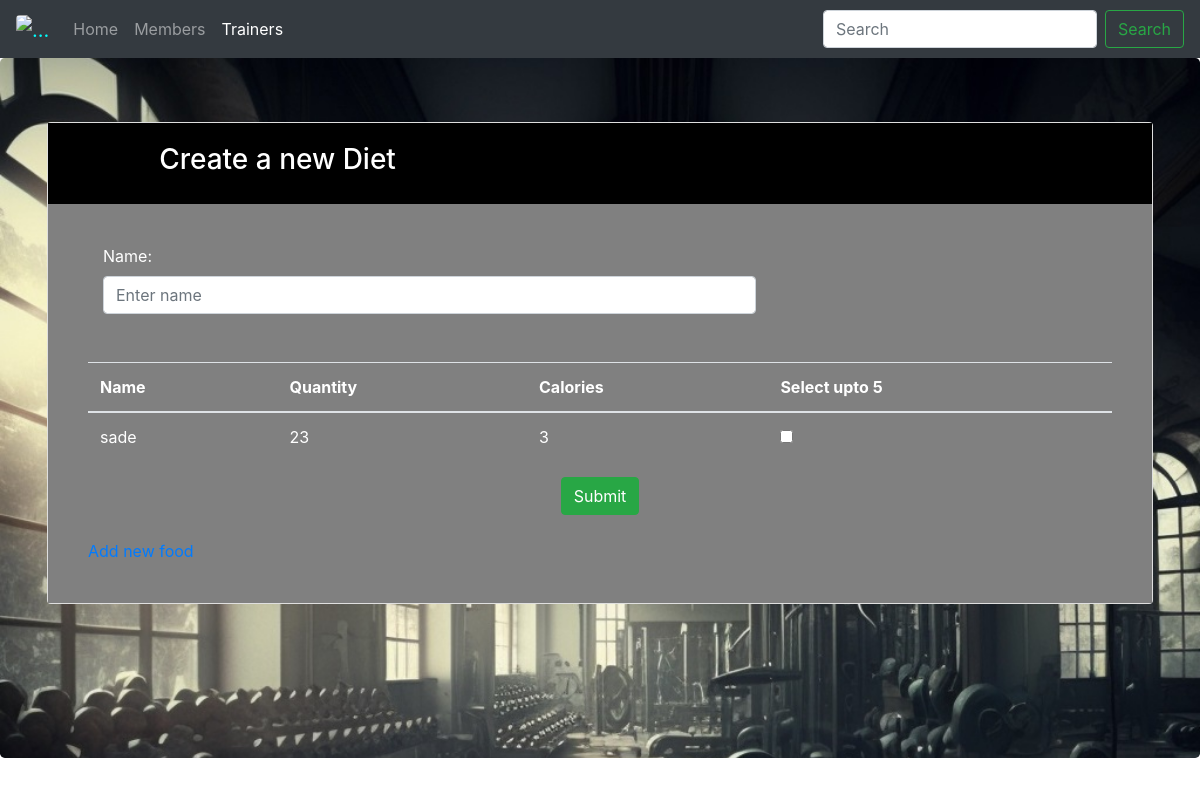
Screenshot of /project/dietcr.php with the database file from the repository.
### tables this page shows
CREATE TABLE IF NOT EXISTS `food` (
  `eid` int(11) NOT NULL AUTO_INCREMENT,
  `e_name` varchar(21) NOT NULL,
  `sets` int(11) NOT NULL,
  `reps` int(11) NOT NULL,
  PRIMARY KEY (`eid`)
);

### project/dietcr.php (the view, shortened to what this page needs)
<!DOCTYPE html>
<html>
<head>
	 <link rel="stylesheet" href="https://maxcdn.bootstrapcdn.com/bootstrap/4.0.0-beta/css/bootstrap.min.css">
</head>
<body>
    <nav class="navbar navbar-expand-lg navbar-dark bg-dark">
  <a class="navbar-brand" href="admin-panel.php" style="color: cyan"> <img  class="rounded" alt="..." src="images/logo.jpg" width="30px"></a>
  <div class="collapse navbar-collapse" id="navbarSupportedContent">
    <ul class="navbar-nav mr-auto">
      <li class="nav-item ">
        <a class="nav-link" href="admin-panel.php">Home <span class="sr-only">(current)</span></a>
      </li>
      <li class="nav-item">
        <a class="nav-link" href="member_details.php">Members</a>
      </li>
      <li class="nav-item active">
        <a class="nav-link" href="Trainer.php">Trainers</a>
      </li>
    </ul>
    <form class="form-inline my-2 my-lg-0">
      <input class="form-control mr-sm-2" type="search" placeholder="Search" aria-label="Search">
      <button class="btn btn-outline-success my-2 my-sm-0" type="submit">Search</button>
    </form>
  </div>
</nav>
<div class="jumbotron" style="background: url('images/2.jpg') no-repeat;background-size: cover;height: 700px;">
 <div class="container">
<div class="card">
     <div class="card-body" style="background-color:black;color:white;">
         <div class="row">
             <div class="col-md-1">
             </div>
             <div class="col-md-3"><h3> Create a new Diet</h3></div>
             <div class="col-md-8">
                 </div></div></div></div>
     <div class="card-body" style="background-color:grey;color:#ffffff;">
         <div class="card-body">
    <table class="table table-hover">
        <thead>
     <tr>
            <th>Name</th>
            <th>Quantity</th>
            <th>Calories</th>
						<th>Select upto 5 </th>
        </tr>
        </thead>
        <tbody>
           <?php
					 $servername = "localhost";
				 		$username = "root";
				 		$password = "";
				 		$dbname = "loginsystem";
             $conn = mysqli_connect($servername, $username, $password, $dbname);
             $sql = "SELECT * FROM food";
             $result = mysqli_query($conn, $sql);
						 if ($result->num_rows > 0) {
						     echo '<form method="post">
								 <div class="col-md-4"><label style="color: white;">  Name:</label></div>
							 	<div class="col-md-8"><input type="text" name="name" class="form-control" placeholder="Enter name" required/></div><br><br>';
						     while($row = $result->fetch_assoc()) {
						         echo "<tr>";
						         echo "<td>" . $row["e_name"] . "</td>";
						         echo "<td>" . $row["reps"] . "</td>";
						         echo "<td>" . $row["sets"] . "</td>";
						         echo "<td><input type='checkbox' name='selected[]' value='" . $row["eid"] . "'></td>";
						         echo "</tr>";
						     }
						     echo "</table>";
								 echo '<center><input type="submit" id="inputbtn" name="submit" value="Submit" class="btn btn-success"> </center>';
						 } else {
						     echo "0 results";
						 }
   $id=$_GET['id'];
?>
<br><a href='adddiet.php?id=<?php echo $id ;?>'><i class="fa fa-sign-out" aria-hidden="true"></i>Add new food</a>
     </div>
    </div>
    </div>
    </div>
    </body>
</html>

### rows the page displays
food: e_name "sade", reps "23", sets "3"
